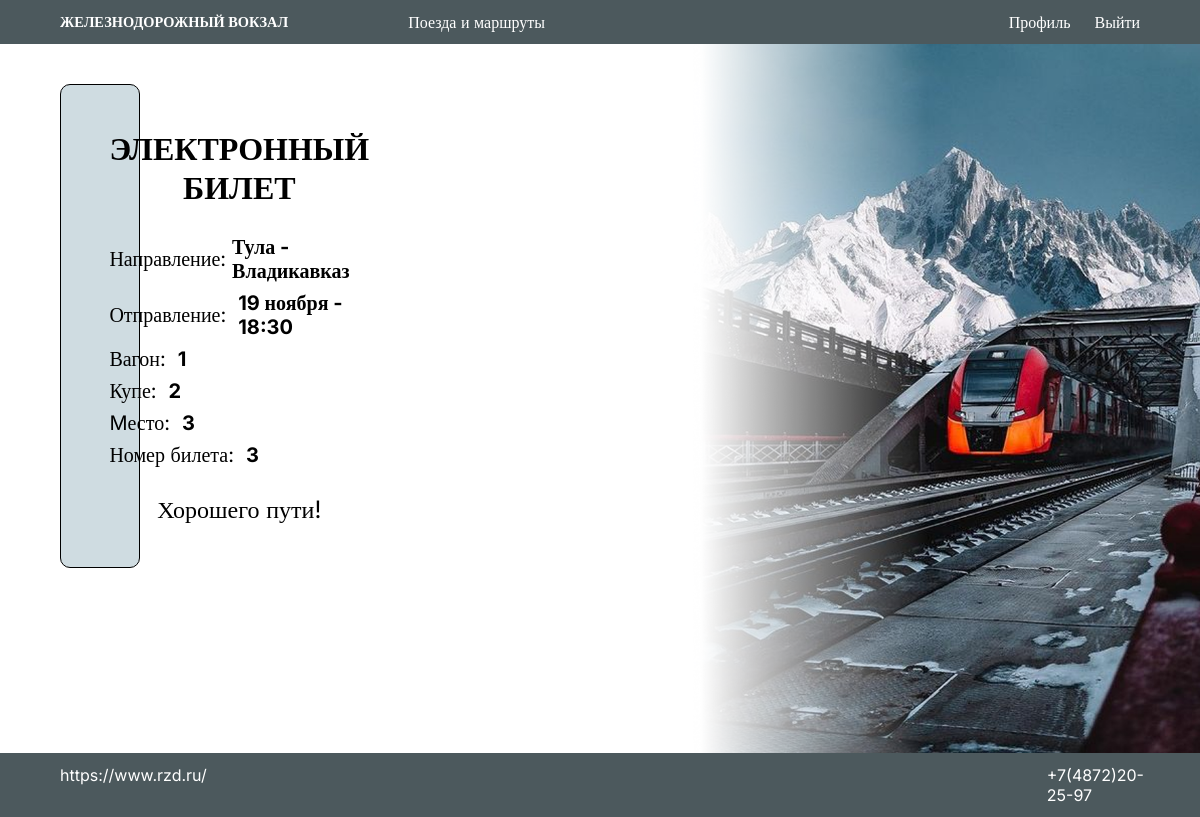
Page /tickets/3/ (signed in) on the committed database.
### tickets/models.py (models this page shows, shortened)
class Ticket(models.Model):
    screening: models.ForeignKey = models.ForeignKey('screenings.Screening', on_delete=models.CASCADE)
    user: models.ForeignKey = models.ForeignKey('users.User', on_delete=models.CASCADE)
    row: models.IntegerField = models.IntegerField(null=False, blank=False)
    place: models.IntegerField = models.IntegerField(null=False, blank=False)

### screenings/models.py (models this page shows, shortened)
class Screening(models.Model):
    time: models.DateTimeField = models.DateTimeField(null=False, blank=False, default=timezone.now)
    price: models.IntegerField = models.IntegerField(null=False, blank=False, default=299)
    poezd_id: models.ForeignKey = models.ForeignKey('trains.Train', on_delete=models.CASCADE)
    carriage: models.IntegerField = models.IntegerField(null=False, blank=False)

### trains/models.py (models this page shows, shortened)
class Train(models.Model):
    title = models.CharField(max_length=32, null=False, blank=False)
    description_of_direction = models.TextField(null=False, blank=False)
    start_of_the_trip = models.DateField(null=False, blank=False, default=timezone.now)
    end_of_the_trip = models.DateField(null=False, blank=False, default=timezone.now)

### tickets/views.py (the view)
# urls.py: path('<int:ticket_id>/', views.ticket_page, name='ticket_page')
def ticket_page(request, ticket_id):
    ticket = Ticket.objects.select_related('screening').get(id=ticket_id)
    if request.user == ticket.user:
        context = {'ticket': ticket}
        return render(request, 'tickets/ticket_page.html', context)
    else:
        raise Http404('Билет не найден')

### templates/tickets/ticket_page.html (shortened to what this page needs)
{% extends 'base.html' %}
{% load static %}
{% block style %}
    <link rel="stylesheet" href="{% static 'css/tickets/ticket_page.css' %}">
{% endblock %}
{% block content %}
    <div class="container">
        <div class="ticket-data-container">
            <div class="ticket-place-container">
                <div class="ticket-title">
                    <h1>ЭЛЕКТРОННЫЙ БИЛЕТ</h1>
                </div>
                <div class="ticket-title-container">
                    <p class="ticket-number-label">Направление:</p>
                    <p class="ticket-number">{{ ticket.screening.poezd_id.title }}</p>
                </div>
                <div class="ticket-number-container">
                    <p class="ticket-number-label">Отправление:</p>
                    <p class="ticket-number">{{ ticket.screening.time|date:"j E" }} - {{ ticket.screening.time|date:"H:i" }}</p>
                </div>
                <div class="ticket-number-container">
                    <p class="ticket-number-label">Вагон:</p>
                    <p class="ticket-number">{{ ticket.screening.carriage }}</p>
                </div>
                <div class="ticket-number-container">
                    <p class="ticket-number-label">Купе:</p>
                    <p class="ticket-number">{{ ticket.place }}</p>
                </div>
                <div class="ticket-number-container">
                    <p class="ticket-number-label">Mесто:</p>
                    <p class="ticket-number">{{ ticket.row }}</p>
                </div>
                <div class="ticket-number-container">
                    <p class="ticket-number-label">Номер билета: </p>
                    <p class="ticket-number">{{ ticket.id }}</p>
                </div>
                <div>
                    <p class="disclaimer">Хорошего пути!</p>
                </div>
            </div>
        </div>
    </div>
{% endblock %}

### static/css/style.css (style rules this page uses)
* { font-family: Inter, serif; padding: 0; margin: 0; }

### static/css/tickets/ticket_page.css (style rules this page uses)
.container { display: flex; gap: 3vw; background-color: rgba(76, 124, 142, 0.268); padding: 0.3vw 0.7vw; border-radius: 10px; margin-right: 125vh; border: 1px solid black; }
.ticket-data-container { display: flex; flex-direction: column; justify-content: space-between; }
.ticket-title-container { display: flex; align-items: center; gap: 0.5vw; }
.ticket-title { text-align: center; margin-top: 40px; margin-bottom: 20px; }
.ticket-number-container { display: flex; gap: 1vw; align-items: center; }
.ticket-number-label { font-size: 2.5vh; }
.ticket-number { font-size: 2.5vh; font-weight: bold; }
.ticket-place-container { display: flex; flex-direction: column; gap: 1vh; margin-left: 40px; }
.disclaimer { font-size: 3vh; text-align: center; margin-top: 20px; margin-bottom: 40px; }

### rows in the picture
Ticket: screening.poezd_id "Тула - Владикавказ", screening.time "19 ноября", screening.time "18:30", screening.carriage "1", place "2", row "3", id "3"
